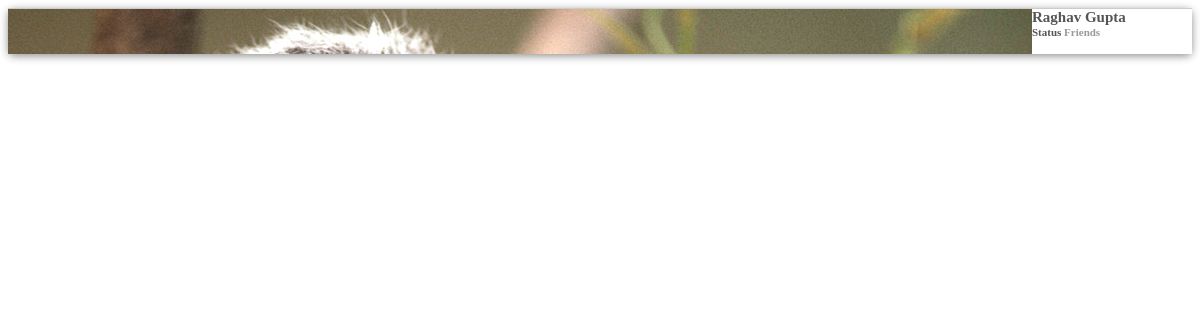
Page /wall/myfriends.php (signed in) on the committed database.
### tables this page shows
CREATE TABLE IF NOT EXISTS `images` (
  `pid` int(11) NOT NULL AUTO_INCREMENT,
  `src` varchar(100) NOT NULL DEFAULT 'image/noimage.jpg',
  `uid` int(11) DEFAULT NULL,
  PRIMARY KEY (`src`),
  UNIQUE KEY `pid` (`pid`),
  KEY `uid` (`uid`)
);

CREATE TABLE IF NOT EXISTS `users` (
  `uid` int(11) NOT NULL AUTO_INCREMENT,
  `fname` varchar(30) NOT NULL,
  `lname` varchar(30) NOT NULL,
  `email` varchar(80) NOT NULL,
  `pass` varchar(32) DEFAULT NULL,
  `tsubs` int(11) DEFAULT '0',
  `tfriends` int(11) DEFAULT '0',
  PRIMARY KEY (`email`),
  UNIQUE KEY `uid` (`uid`)
);

CREATE TABLE IF NOT EXISTS `friends` (
  `sid` int(11) NOT NULL DEFAULT '0',
  `rid` int(11) NOT NULL DEFAULT '0',
  `Status` int(11) DEFAULT '0',
  PRIMARY KEY (`sid`,`rid`),
  KEY `rid` (`rid`)
);

### functions.php (called while the page is built, shortened)
<?php
function getdetails()
{
	if(isset($_SESSION['email']))
	{
	$email=$_SESSION['email'];
	include 'connect.php';
	$sql="select * from users where email='$email'";
	$result = mysql_query($sql,$con);
	   while($row=mysql_fetch_array($result))
	   return $row;
	}
}
function check_friend_status($uid,$fid)
{
	$sql="Select * from friends where (rid='$uid' AND sid='$fid') OR (sid='$uid' AND rid='$fid')";
$result = mysql_query($sql);
return $result;
}
function getfriends($uid)
{
$sql="select U.uid, U.fname,U.lname,I.src from users U,images I,friends F where U.uid=I.uid And ((U.uid=F.sid AND F.rid='$uid' AND F.Status=1) OR (U.uid=F.rid AND F.sid='$uid' AND F.Status=1))";
$result = mysql_query($sql);
return $result;
	}
?>

### wall/myfriends.php (the view, shortened to what this page needs)
<html>
<head>
</head>
<body>
<div id="bbody">
<?php
$path=$_SERVER['DOCUMENT_ROOT'];
include $path.'/prj/functions.php';
$data=getdetails();
$uid=$data['uid'];
$result=getfriends($uid);
while($row=mysql_fetch_array($result))
{
$fid=$row['uid'];
$status=check_friend_status($uid,$fid);
$count=mysql_num_rows($status);
if($count>0)
{
$r=mysql_fetch_array($status);
if($r['sid']==$uid)
{
	if($r['Status']==0)
	$stat='Not Accepted';
	else
	$stat='Friends';
	}
else
{
 if($r['Status']==0)
	$stat='Accept Now';
	else
	$stat='Friends';
    }
}
else
{
	$stat='Send Friend Request';
	}
?>
<div class="box" id="box<?php echo $fid?>">
<div class="stcommentimg" style="float:left">
<img src="<?php echo $row['src'] ?>" class='small_img1'/>
</div>
<div class="stname">
<b ><?php echo $row['fname']." ".$row['lname']; ?></b>
<h6><?php echo "<b>Status </b>".$stat;?></h6>
</div>
</div>
<?php
}
?>
</div>
</body>
</html>

### wall/myfriends.php (style rules this page uses)
.stname { overflow:hidden; font-size:15px; }
.stname b { color:#555; text-transform:capitalize; }
.stname h6 { color:#999; margin-top:0px; font-size:11px; }
.box { height:45px; border-top:1px solid #ccc; overflow:hidden; background-color:#fff; }
#bbody { background-color:#fff;border-radius: 6px; box-shadow: 0 2px 8px rgba(0, 0, 0, 0.45); }

### rows in the picture
images: src (picture), users.fname "Raghav", users.lname "Gupta", friends.Status "Friends"
